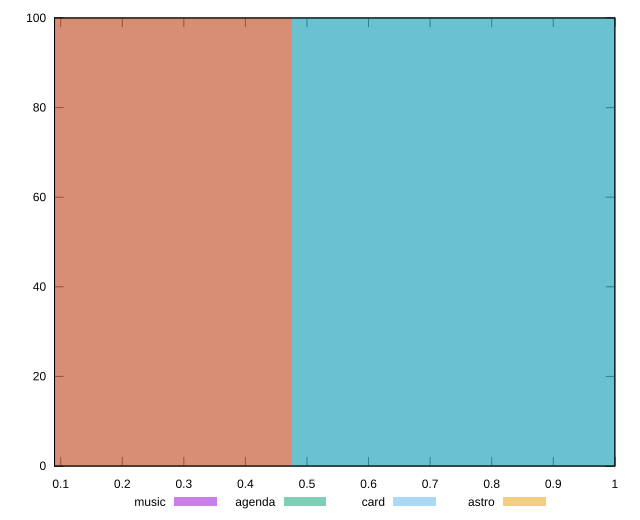

The gnuplot source for this figure:
reset

$music <<EOF
0 100
EOF

$agenda <<EOF
0.9500882437884565 100
EOF

$card <<EOF
0.9500882437884565 100
EOF

$astro <<EOF
0 100
EOF

set key outside below
set boxwidth 0.9500882437884565
set xrange [0.09:1]
set yrange [0:100]
set trange [0:100]
set style fill transparent solid 0.5 noborder
set terminal svg size 640, 520 enhanced background rgb 'white'
set output "reports/report_00032_2021-02-25T10-28-15.087Z/unused-javascript/comparison/histogram/all_score.svg"

plot $music title "music" with boxes, \
     $agenda title "agenda" with boxes, \
     $card title "card" with boxes, \
     $astro title "astro" with boxes

reset
